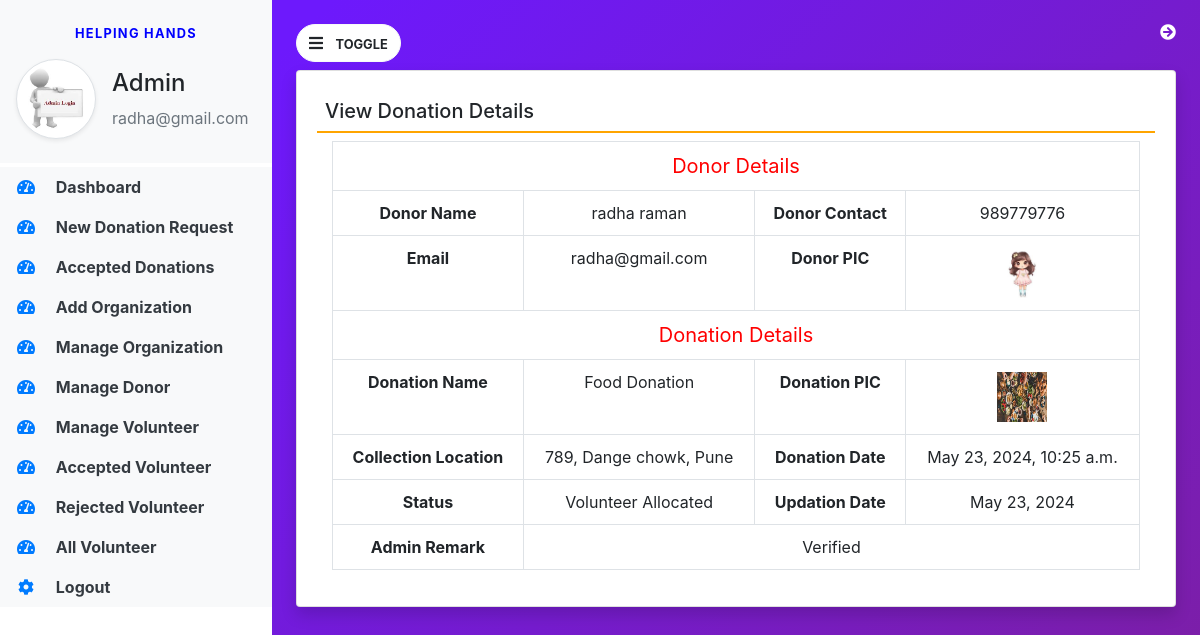
Screenshot of /view_donationdetails/1 (signed in) with the database file from the repository.
### helpinghands/models.py (models this page shows, shortened)
class Donation(models.Model):
    donor = models.ForeignKey(Donor,on_delete=models.CASCADE)
    donationname = models.CharField(max_length=100,null=True,blank=True)
    donationpic = models.FileField(null=True,blank=True)
    collectionloc = models.CharField(max_length=300,null=True,blank=True)
    description = models.CharField(max_length=300,null=True,blank=True)
    status = models.CharField(max_length=50,null=True,blank=True)
    donationdate = models.DateTimeField(auto_now_add=True,blank=True)
    adminremark = models.CharField(max_length=300,null=True,blank=True)
    volunteer = models.ForeignKey(Volunteer,on_delete=models.CASCADE, blank=True, null=True)
    donationarea = models.ForeignKey(Organization, on_delete=models.CASCADE, blank=True, null=True)
    volunteerremark = models.CharField(max_length=300,null=True,blank=True)
    updationdate = models.DateField(null=True,blank=True)

class Donor(models.Model):
    user=models.ForeignKey(User,on_delete=models.CASCADE)
    contact=models.CharField(max_length=15,null=True)
    address=models.CharField(max_length=300,null=True)
    userpic=models.FileField(null=True)
    regdate=models.DateTimeField(auto_now_add=True)

### helpinghands/views.py (the view, shortened to what this page needs)
# urls.py: path('view_donationdetails/<int:pid>', view_donationdetails, name='view_donationdetails'),
def view_donationdetails(request, pid):
    if not request.user.is_authenticated:
        return redirect('admin_login')
    donation = Donation.objects.get(id=pid)
    return render(request, 'view_donationdetails.html', locals())

### helpinghands/templates/view_donationdetails.html (shortened to what this page needs)
{% extends 'admin_base.html' %}
{% block main %}
<div class="card shadow mt-2">
    <div class="card-body">
        <h5 class="p-2" style="border-bottom : 2px solid orange">
            View Donation Details
        </h5>
        <div class="container-fluid">
            <table class="table table-bordered">
                <tr align="center">
                    <td colspan="4" style="font-size:20px; color:red">Donor Details</td>
                </tr>
                <tr align="center">
                    <th>Donor Name</th>
                    <td>{{donation.donor.user.first_name}} {{donation.donor.user.last_name}}</td>
                    <th>Donor Contact</th>
                    <td>{{donation.donor.contact}}</td>
                </tr>
                <tr align="center">
                    <th>Email</th>
                    <td>{{donation.donor.user.username}}</td>
                    <th>Donor PIC</th>
                    <td><img src="{{donation.donor.userpic.url}}" width="50px" height="50px"></td>
                </tr>
                <tr align="center">
                    <td colspan="4" style="font-size:20px; color:red">Donation Details</td>
                </tr>
                <tr align="center">
                    <th>Donation Name</th>
                    <td>{{donation.donationname}}</td>
                    <th>Donation PIC</th>
                    <td><img src="{{donation.donationpic.url}}" width="50px" height="50px"></td>
                </tr>
                <tr align="center">
                    <th>Collection Location</th>
                    <td>{{donation.collectionloc}}</td>
                    <th>Donation Date</th>
                    <td>{{donation.donationdate}}</td>
                </tr>
                {% if donation.status == "pending" %}
                <form method="post">
                     {% csrf_token %}
                      <tr>
                          <th>Status</th>
                          <td colspan="3">
                              <select name="status" class="form-control" required>
                                  <option value="accept">Accept</option>
                                  <option value="reject">Reject</option>
                              </select>
                          </td>
                      </tr>
                      <tr>
                          <th>Admin Remark</th>
                          <td colspan="3">
                              <textarea name="adminremark" class="form-control" required></textarea>
                          </td>
                      </tr>
                       <tr>
                          <th></th>
                          <td colspan="3">
                              <button type="submit" class="btn btn-primary">Update <i class="fa fa-arrow-circle-right"></i></button>
                          </td>
                      </tr>
                </form>
                {% else %}
                <tr align="center">
                    <th>Status</th>
                    <td>{{donation.status}}</td>
                    <th>Updation Date</th>
                    <td>{{donation.updationdate}}</td>
                </tr>
                <tr align="center">
                    <th>Admin Remark</th>
                    <td colspan="3">{{donation.adminremark}}</td>
                </tr>
                {% endif %}
            </table>
        </div>
    </div>
</div>
{% endblock %}

### helpinghands/templates/admin_base.html (shortened to what this page needs)
{% load static %}
<html>
<body>
<link href="https://stackpath.bootstrapcdn.com/bootstrap/4.5.2/css/bootstrap.min.css" rel="stylesheet">
<link href="https://cdnjs.cloudflare.com/ajax/libs/font-awesome/5.15.4/css/all.min.css" rel="stylesheet">
    <link rel="stylesheet" href="{% static 'css/base.css' %}">
    <link rel="stylesheet" href="https://cdnjs.cloudflare.com/ajax/libs/font-awesome/4.7.0/css/font-awesome.min.css">
    <link rel="stylesheet" href="https://use.fontawesome.com/releases/v5.7.0/css/all.css">
<link rel="stylesheet" href="https://cdn.datatables.net/2.0.6/css/dataTables.dataTables.css">
<link rel="stylesheet" href="https://cdn.datatables.net/buttons/3.0.2/css/buttons.dataTables.css">
<div class="vertical-nav bg-white" id="sidebar">
    <div class="py-4 px-3 mb-1 bg-light">
        <p class="text-center font-weight-bold text-uppercase px-3 small dashboard-text">Helping Hands</p>
        <div class="media d-flex align-items-center">
            <img src="{% static 'images/adminLogin.jpeg' %}" width="80" height="80" class="mr-3 rounded-circle img-thumbnail shadow-sm">
            <div class="media-body">
                <h4 class="mt-0">Admin</h4>
                <p class="text-muted mb-0">{{request.user.username}}</p>
            </div>
        </div>
    </div>
    <ul class="nav flex-column bg-white">
        <li class="nav-item">
            <a href="{% url 'admin_home' %}" class="nav-link text-dark bg-light">
                <i class="fas fa-tachometer-alt fa-fw mr-3 text-primary"></i>
                Dashboard
            </a>
        </li>
        <li class="nav-item">
            <a href="{% url 'pending_donation' %}" class="nav-link text-dark bg-light">
                <i class="fas fa-tachometer-alt fa-fw mr-3 text-primary"></i>
                New Donation Request
            </a>
        </li>
        <li class="nav-item">
            <a href="{% url 'accepted_donation' %}" class="nav-link text-dark bg-light">
                <i class="fas fa-tachometer-alt fa-fw mr-3 text-primary"></i>
                Accepted Donations
            </a>
        </li>
        <li class="nav-item">
            <a href="{% url 'add_area' %}" class="nav-link text-dark bg-light">
                <i class="fas fa-tachometer-alt fa-fw mr-3 text-primary"></i>
                Add Organization
            </a>
        </li>
        <li class="nav-item">
            <a href="{% url 'manage_area' %}" class="nav-link text-dark bg-light">
                <i class="fas fa-tachometer-alt fa-fw mr-3 text-primary"></i>
                Manage Organization
            </a>
        </li>
        <li class="nav-item">
            <a href="{% url 'manage_donor' %}" class="nav-link text-dark bg-light">
                <i class="fas fa-tachometer-alt fa-fw mr-3 text-primary"></i>
                Manage Donor
            </a>
        </li>
        <li class="nav-item">
            <a href="{% url 'new_volunteer' %}" class="nav-link text-dark bg-light">
                <i class="fas fa-tachometer-alt fa-fw mr-3 text-primary"></i>
                Manage Volunteer
            </a>
        </li>
        <li class="nav-item">
            <a href="{% url 'accepted_volunteer' %}" class="nav-link text-dark bg-light">
                <i class="fas fa-tachometer-alt fa-fw mr-3 text-primary"></i>
                Accepted Volunteer
            </a>
        </li>
        <li class="nav-item">
            <a href="{% url 'rejected_volunteer' %}" class="nav-link text-dark bg-light">
                <i class="fas fa-tachometer-alt fa-fw mr-3 text-primary"></i>
                Rejected Volunteer
            </a>
        </li>
        <li class="nav-item">
            <a href="{% url 'all_volunteer' %}" class="nav-link text-dark bg-light">
                <i class="fas fa-tachometer-alt fa-fw mr-3 text-primary"></i>
                All Volunteer
            </a>
        </li>
        <li class="nav-item">
            <a href="{% url 'logout' %}" class="nav-link text-dark bg-light">
                <i class="fas fa-cog mr-3 text-primary fa-fw"></i>
                Logout
            </a>
        </li>
    </ul>
</div>
<div class="page-content p-4" id="content">
    <a href="{% url 'logout' %}" title="Logout" class="float-right text-white">
  <i class="fa fa-arrow-circle-right"></i>
</a>
    <button id="sidebarCollapse" type="button" class="btn btn-light bg-white rounded-pill">
        <i class="fas fa-bars mr-2"></i>
        <small class="text-uppercase font-weight-bold">Toggle</small>
    </button>
    {% block main %}
    {% endblock %}
</div>
</body>
</html>

### helpinghands/static/css/base.css (style rules this page uses)
body { background-image :linear-gradient(135.9deg,rgba(109,25,252,1) 16.4%,rgba(125,31,160)); min-height:100vh; }
.vertical-nav { min-width:17rem; width:17rem; height:100vh; position:fixed; top:0; left:0; transition:all 0.4s; }
.page-content { width:calc(100%-17rem); margin-left:17rem; transition:all 0.4s; }
.dashboard-text { letter-spacing:0.1em; color:blue; }
.nav-link { font-weight:bold; }

### rows the page displays
Donation: donor.user.first_name "radha", donor.user.last_name "raman", donor.contact "989779776", donor.user.username "radha@gmail.com", donor.userpic (picture), donationname "Food Donation", donationpic (picture), collectionloc "789, Dange chowk, Pune", donationdate "May 23, 2024, 10:25 a.m.", status "Volunteer Allocated", updationdate "May 23, 2024", adminremark "Verified"

### other values shown
{{ request.user.username }} "radha@gmail.com"
